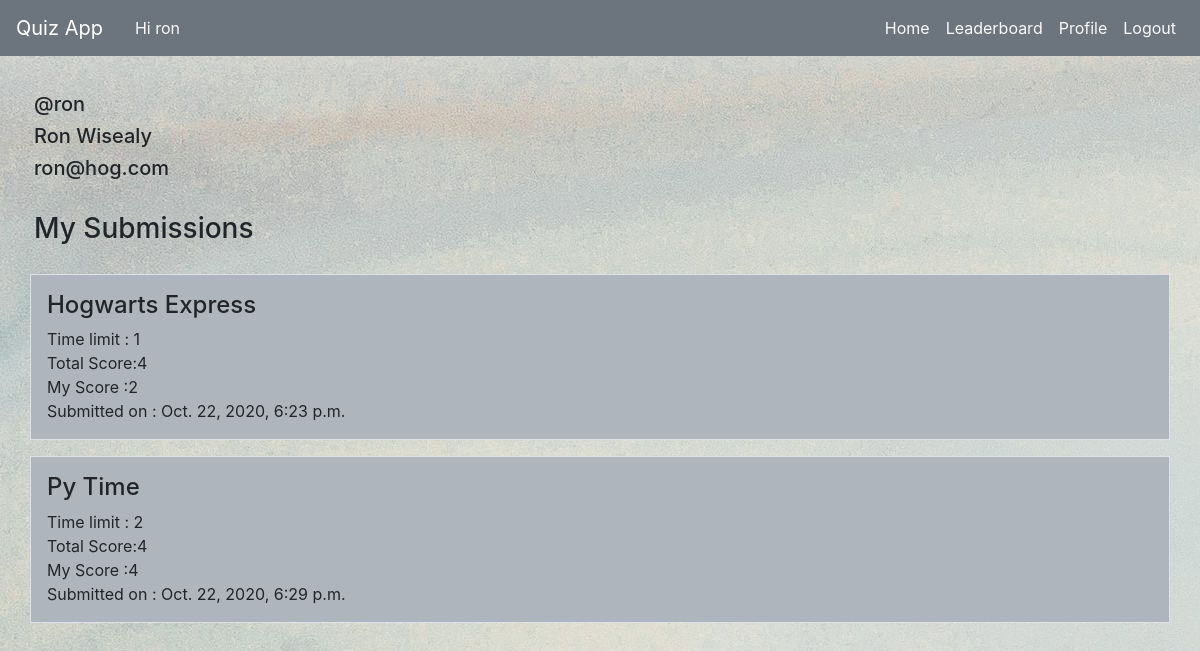
Screenshot of /profile (signed in) with the database file from the repository.
### quizapp/models.py (models this page shows)
class User(AbstractUser):
    pass

class Submissions(models.Model):
    user = models.ForeignKey(User,on_delete=models.CASCADE)
    contestid = models.ForeignKey(Contest,on_delete=models.CASCADE)
    score = models.IntegerField()
    subTime = models.DateTimeField(auto_now_add=True)

class Contest(models.Model):
    contestName=models.CharField(max_length=512)
    timelimit = models.IntegerField()
    maxScore = models.IntegerField()
    enrolments = models.ManyToManyField(User,related_name="enrolled",default=None,blank=True)
    subs = models.ManyToManyField(User,related_name="submitted",default=None,blank=True)

### quizapp/views.py (the view)
# urls.py: path("profile",views.Profile,name="profile"),
@login_required
def Profile(request):
    subs = Submissions.objects.filter(user=request.user)
    return render(request , "quizapp/profile.html", {
        "subs":subs
    })

### quizapp/templates/quizapp/profile.html (shortened to what this page needs)
{% extends "quizapp/layout.html" %}
{% load static %}
{% block body %}
<div class="container p-1 my-3 ">
    <h5>@{{ request.user.username }}</h5>
    <h5>{{ request.user.first_name }} {{ request.user.last_name }}</h5>
    <h5>{{ request.user.email }}</h5>
</div>
<div class="container p-1 my-3 "><h3>My Submissions</h3></div>
{% for i in subs %}
<div class="container  p-3 my-3 border" id="cont">
    <h4>{{ i.contestid.contestName }}</h4>
     Time limit : {{ i.contestid.timelimit }}<br>
     Total Score:{{ i.contestid.maxScore }}<br>
     My Score :{{ i.score }}<br>
     Submitted on : {{ i.subTime }}
</div>
{% endfor %}
{% endblock %}

### quizapp/templates/quizapp/layout.html (shortened to what this page needs)
{% load static %}
<!DOCTYPE html>
<html lang="en">
    <head>
        <link rel="stylesheet" href="https://stackpath.bootstrapcdn.com/bootstrap/4.5.2/css/bootstrap.min.css">
        <link href="{% static 'quizapp/styles.css' %}" rel="stylesheet">
    </head>
    <body>
        <nav class="navbar navbar-expand-sm navbar-light bg-secondary">
            <a class="navbar-brand text-white" href="#">Quiz App</a>
            {% if user.is_authenticated %}
            <a class="nav-item nav-link text-light">Hi {{ request.user }}</a>
            {% endif %}
              <div class="collapse navbar-collapse justify-content-end" id="navbarNavAltMarkup">
                <div class="navbar-nav" >
                  {% if user.is_authenticated %}
                  <a class="nav-item nav-link text-light" href="{% url 'index' %}">Home</a>
                  <a class="nav-item nav-link text-light" href="{% url 'leaderboard' 0 %}">Leaderboard</a>
                  <a class="nav-item nav-link text-light" href="{% url 'profile' %}">Profile</a>
                  <a class="nav-item nav-link text-light" href="{% url 'logout' %}">Logout</a>
                  {% else %}
                  <a class="nav-item nav-link text-light" href="{% url 'register' %}">Register</a>
                  <a class="nav-item nav-link text-light" href="{% url 'login' %}">Login</a>
                  {% endif %}
              </div>
            </div>
          </nav>
        <div class="body pt-3">
            {% block body %}
            {% endblock %}
        </div>
    </body>
</html>

### quizapp/static/quizapp/styles.css (style rules this page uses)
body { background-image: url('/static/quizapp/img2.jpg'); }

### quizapp/templates/quizapp/profile.html (style rules this page uses)
#cont { background-color: rgb(175, 181, 189); padding-bottom: 2px; }

### rows the page displays
User: user "ron", user.username "ron", user.first_name "Ron", user.last_name "Wisealy", user.email "ron@hog.com"
Submissions: contestid.contestName "Hogwarts Express", contestid.timelimit "1", contestid.maxScore "4", score "2", subTime "Oct. 22, 2020, 6:23 p.m."
Submissions: contestid.contestName "Py Time", contestid.timelimit "2", contestid.maxScore "4", score "4", subTime "Oct. 22, 2020, 6:29 p.m."
